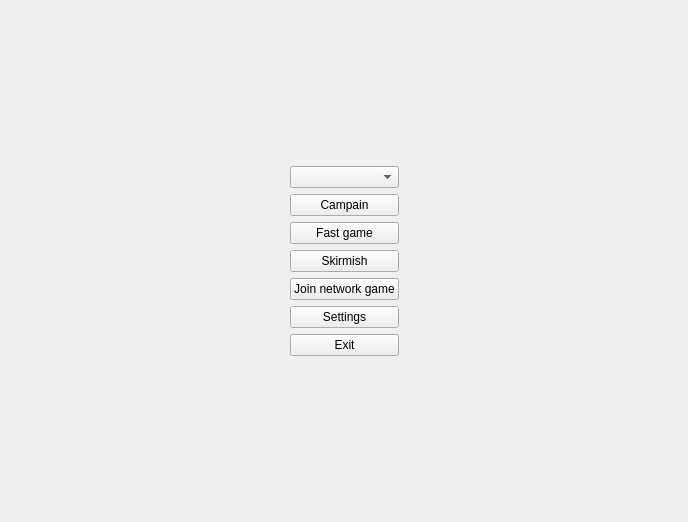
<?xml version="1.0" encoding="UTF-8"?>
<ui version="4.0">
 <class>MainMenuWidget</class>
 <widget class="QWidget" name="MainMenuWidget">
  <property name="geometry">
   <rect>
    <x>0</x>
    <y>0</y>
    <width>688</width>
    <height>522</height>
   </rect>
  </property>
  <property name="windowTitle">
   <string>Form</string>
  </property>
  <layout class="QGridLayout" name="gridLayout">
   <item row="0" column="0">
    <layout class="QHBoxLayout" name="horizontalLayout">
     <item>
      <spacer name="horizontalSpacer">
       <property name="orientation">
        <enum>Qt::Horizontal</enum>
       </property>
       <property name="sizeHint" stdset="0">
        <size>
         <width>40</width>
         <height>20</height>
        </size>
       </property>
      </spacer>
     </item>
     <item>
      <layout class="QVBoxLayout" name="verticalLayout">
       <item>
        <spacer name="verticalSpacer">
         <property name="orientation">
          <enum>Qt::Vertical</enum>
         </property>
         <property name="sizeHint" stdset="0">
          <size>
           <width>20</width>
           <height>40</height>
          </size>
         </property>
        </spacer>
       </item>
       <item>
        <widget class="QComboBox" name="playerNameComboBox"/>
       </item>
       <item>
        <widget class="QPushButton" name="startCampainButton">
         <property name="text">
          <string>Campain</string>
         </property>
        </widget>
       </item>
       <item>
        <widget class="QPushButton" name="startFastGameButton">
         <property name="text">
          <string>Fast game</string>
         </property>
        </widget>
       </item>
       <item>
        <widget class="QPushButton" name="startSkirmishButton">
         <property name="text">
          <string>Skirmish</string>
         </property>
        </widget>
       </item>
       <item>
        <widget class="QPushButton" name="joinNetworkGameButton">
         <property name="text">
          <string>Join network game</string>
         </property>
        </widget>
       </item>
       <item>
        <widget class="QPushButton" name="settingsButton">
         <property name="text">
          <string>Settings</string>
         </property>
        </widget>
       </item>
       <item>
        <widget class="QPushButton" name="exitButton">
         <property name="text">
          <string>Exit</string>
         </property>
        </widget>
       </item>
       <item>
        <spacer name="verticalSpacer_2">
         <property name="orientation">
          <enum>Qt::Vertical</enum>
         </property>
         <property name="sizeHint" stdset="0">
          <size>
           <width>20</width>
           <height>40</height>
          </size>
         </property>
        </spacer>
       </item>
      </layout>
     </item>
     <item>
      <spacer name="horizontalSpacer_2">
       <property name="orientation">
        <enum>Qt::Horizontal</enum>
       </property>
       <property name="sizeHint" stdset="0">
        <size>
         <width>40</width>
         <height>20</height>
        </size>
       </property>
      </spacer>
     </item>
    </layout>
   </item>
  </layout>
 </widget>
 <resources/>
 <connections/>
</ui>
